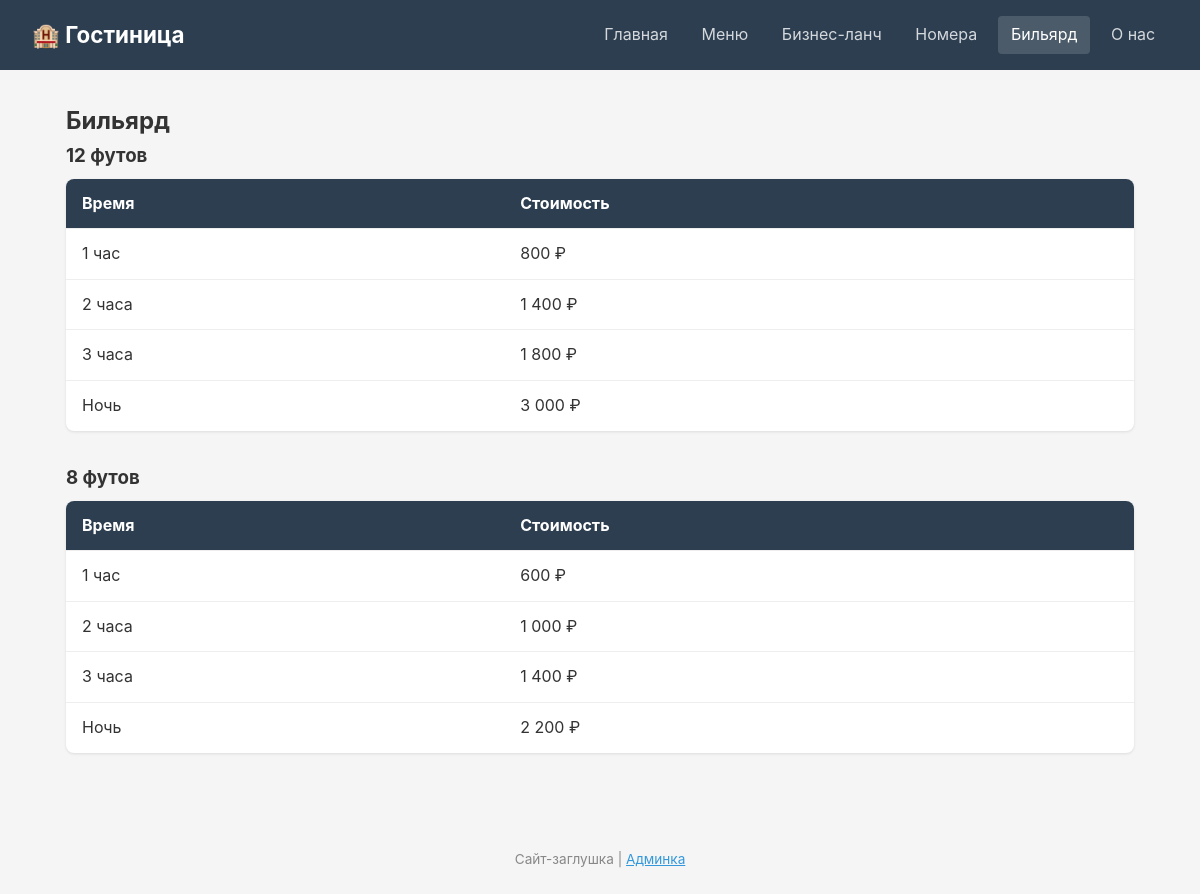
/pages/billiards.php, run on the app's committed database.
### tables this page shows
CREATE TABLE billiards (
    id INTEGER PRIMARY KEY AUTOINCREMENT,
    category TEXT NOT NULL,
    duration TEXT NOT NULL,
    price REAL NOT NULL
);

### pages/billiards.php (the view, shortened to what this page needs)
<?php require_once __DIR__ . '/../db.php'; $db = getDB(); ?>
<!DOCTYPE html>
<html lang="ru">
<head>
    <link rel="stylesheet" href="../style.css">
</head>
<body>
    <header>
        <h1>🏨 Гостиница</h1>
        <nav>
            <a href="../index.php">Главная</a>
            <a href="menu.php">Меню</a>
            <a href="business_lunch.php">Бизнес-ланч</a>
            <a href="rooms.php">Номера</a>
            <a href="billiards.php" class="active">Бильярд</a>
            <a href="about.php">О нас</a>
        </nav>
    </header>
    <main>
        <h2>Бильярд</h2>
        <?php
        $categories = ['12 футов', '8 футов'];
        foreach ($categories as $cat):
            $stmt = $db->prepare("SELECT * FROM billiards WHERE category = :cat ORDER BY id");
            $stmt->bindValue(':cat', $cat);
            $items = $stmt->execute();
        ?>
        <section>
            <h3 style="margin-bottom:0.5rem;"><?= $cat ?></h3>
            <table>
                <thead>
                    <tr>
                        <th>Время</th>
                        <th>Стоимость</th>
                    </tr>
                </thead>
                <tbody>
                    <?php while ($item = $items->fetchArray(SQLITE3_ASSOC)): ?>
                    <tr>
                        <td><?= htmlspecialchars($item['duration']) ?></td>
                        <td><?= number_format($item['price'], 0, '', ' ') ?> ₽</td>
                    </tr>
                    <?php endwhile; ?>
                </tbody>
            </table>
        </section>
        <?php endforeach; ?>
    </main>
    <footer>
        <p>Сайт-заглушка | <a href="../admin/">Админка</a></p>
    </footer>
</body>
</html>

### style.css (style rules this page uses)
* { margin: 0; padding: 0; box-sizing: border-box; }
body { font-family: -apple-system, BlinkMacSystemFont, 'Segoe UI', sans-serif; color: #333; background: #f5f5f5; line-height: 1.6; }
header { background: #2c3e50; color: white; padding: 1rem 2rem; display: flex; align-items: center; justify-content: space-between; flex-wrap: wrap; gap: 1rem; }
header h1 { font-size: 1.4rem; }
nav { display: flex; gap: 0.5rem; flex-wrap: wrap; }
nav a { color: rgba(255,255,255,0.8); text-decoration: none; padding: 0.4rem 0.8rem; border-radius: 4px; transition: background 0.2s; }
nav a:hover, nav a.active { background: rgba(255,255,255,0.15); color: white; }
main { max-width: 1100px; margin: 0 auto; padding: 2rem 1rem; }
section { margin-bottom: 2rem; }
table { width: 100%; border-collapse: collapse; background: white; border-radius: 8px; overflow: hidden; box-shadow: 0 1px 3px rgba(0,0,0,0.1); }
th, td { padding: 0.75rem 1rem; text-align: left; border-bottom: 1px solid #eee; }
th { background: #2c3e50; color: white; }
tr:last-child td { border-bottom: none; }
footer { text-align: center; padding: 2rem; color: #888; font-size: 0.85rem; }
footer a { color: #3498db; }

### data on the page
billiards: duration "1 час", price "800"
billiards: duration "2 часа", price "1 400"
billiards: duration "3 часа", price "1 800"
billiards: duration "Ночь", price "3 000"
billiards: duration "1 час", price "600"
billiards: duration "2 часа", price "1 000"
billiards: duration "3 часа", price "1 400"
billiards: duration "Ночь", price "2 200"

### other printed values
$cat "12 футов"
$cat "8 футов"
